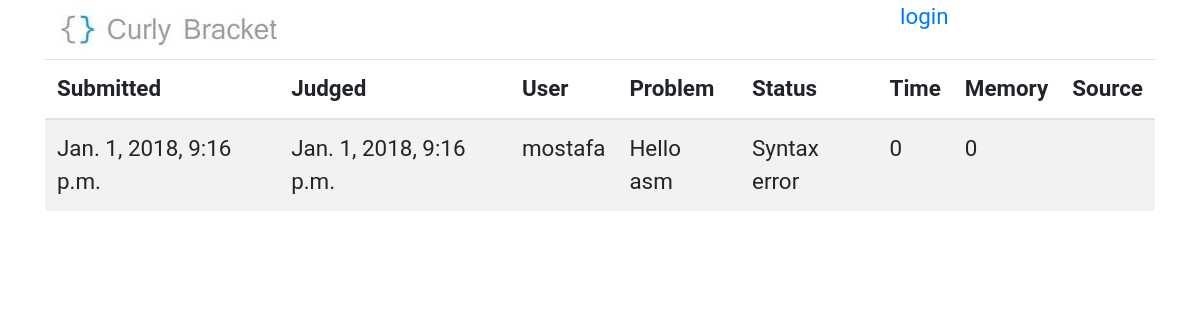
The page /user/622/submissions on the database as committed earlier.
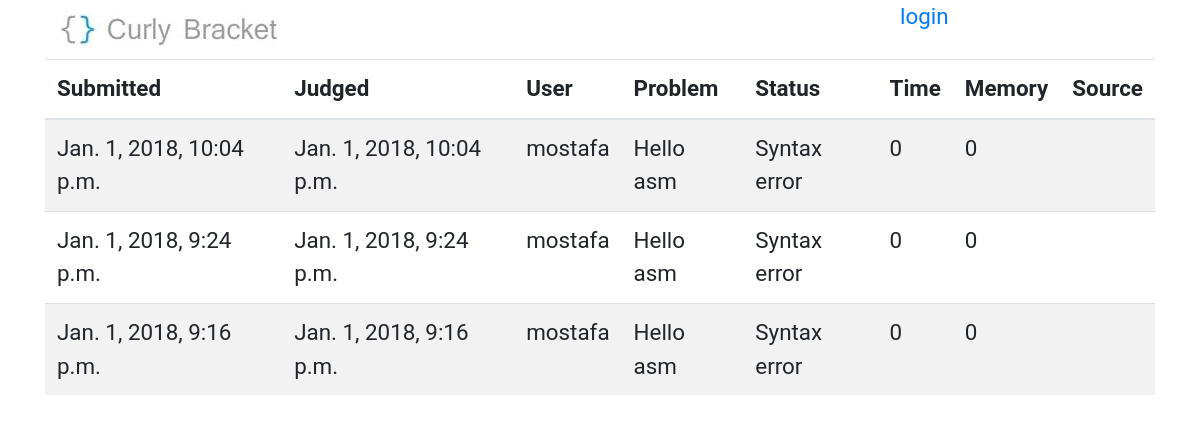
The same page on the database as committed later.
### BracketsOJ/models.py (models this page shows, shortened)
class submission(models.Model):
    user = models.ForeignKey(User, on_delete=models.CASCADE)
    time = models.IntegerField(null=True,blank=True)
    memory = models.IntegerField(null=True,blank=True)
    submitted = models.DateTimeField(auto_now_add=True, blank=True)
    judged = models.DateTimeField(null=True,blank=True)
    problem = models.ForeignKey(problem, on_delete=models.CASCADE)
    STATUSES = [
        ('AC', 'Accepted'),
        ('TL', 'Time Limit Exceeded'),
        ('ML', 'Memory Limit Exceeded'),
        ('WA', 'Wrong Answer'),
        ('RTE', 'Run Time Error'),
        ('QU', 'In queue'),
        ('CE', 'Syntax error'),
        ('FJ', 'Failed to judge')
    ]
    status = models.CharField(max_length=50, choices=STATUSES, null=True,blank=True)
    code = models.TextField(default="")

class problem(models.Model):
    title = models.CharField(max_length=50)
    time_limit = models.IntegerField(default=100)
    memory_limit = models.IntegerField(default=64)
    statement = models.CharField(max_length=500)
    input_section = models.CharField(max_length=500)
    output_section = models.CharField(max_length=500)
    samples = models.IntegerField(default=1)
    notes = models.CharField(max_length=200, blank=True, null=True)
    added = models.DateField(auto_now_add=True, blank=True)
    contest = models.ForeignKey(contest, on_delete=models.SET_NULL, null=True, blank=True)
    checker = models.CharField(max_length=50, default='ecmp')
    def __str__(self):
        return self.title

### BracketsOJ/views.py (the view)
# urls.py: re_path(r'^submissions/?(?P<page_id>\d+)?$', views.submissionView, name='submissions'),
def submissionView(request, page_id=1, contest_id=None, user_id=None):
    if contest_id is not None:
        contestObj = get_object_or_404(contest, id=contest_id, start_date__lte=datetime.now())
        if user_id is None:
            submissions_list = submission.objects.filter(problem__contest__id=contest_id)
        else:
            submissions_list = submission.objects.filter(problem__contest__id=contest_id, user__id=user_id)
    else:
        if user_id is None:
            submissions_list = submission.objects.all()
        else:
            submissions_list = submission.objects.filter(user__id=user_id)
        contestObj = None
    submissions_list = submissions_list.order_by('submitted').reverse()
    try:
        paginator = Paginator(submissions_list, 20)
        try:
            submissions_list = paginator.page(page_id)
        except PageNotAnInteger:
            submissions_list = paginator.page(1)
        except EmptyPage:
            submissions_list = paginator.page(paginator.num_pages)
        return render(request, 'submissions.html', {'submissions': submissions_list, 'contest': contestObj})
    except:
        raise SuspiciousOperation()

### templates/submissions.html (shortened to what this page needs)
{% extends 'base.html' %}
{% block content %}
        <div class="table-responsive">
            <table class="table table-striped">
                <thead>
                    <tr>
                        <th>
                            Submitted
                        </th>
                        <th>
                            Judged
                        </th>
                        <th>
                            User
                        </th>
                        <th>
                            Problem
                        </th>
                        <th>
                            Status
                        </th>
                        <th>
                            Time
                        </th>
                        <th>
                            Memory
                        </th>
                        <th>
                            Source
                        </th>
                    </tr>
                </thead>
                <tbody>
                    {% load tz %}
                    {% for submission in submissions %}
                        <tr>
                            <td>
                                {{ submission.submitted|localtime }}
                            </td>
                            <td>
                                {{ submission.judged|localtime }}
                            </td>
                            <td>
                                {{ submission.user }}
                            </td>
                            <td>
                                {{ submission.problem }}
                            </td>
                            <td>
                                {{ submission.get_status_display }}
                            </td>
                            <td>
                                {{ submission.time }}
                            </td>
                            <td>
                                {{ submission.memory }}
                            </td>
                            <td>
                            </td>
                        </tr>
                    {% endfor %}
                </tbody>
            </table>
        </div>
{% endblock %}

### templates/base.html (shortened to what this page needs)
<!DOCTYPE html>
<html lang="en">
    <head>
        <link rel="stylesheet" href="https://necolas.github.io/normalize.css/7.0.0/normalize.css">
        <link rel="stylesheet" href="https://maxcdn.bootstrapcdn.com/bootstrap/4.0.0-alpha.6/css/bootstrap.min.css">
    </head>
    <body class="container">
        {% load static %}
        <div class="row">
            <a class="col-3" href="{% url 'contests' %}"><img src="{% static 'img/logo.jpg' %}"/></a>
            <div class="offset-6 col-3">
                {% if not user.is_authenticated %}<a  href="{% url 'login' %}">login</a>{% endif %}
            </div>
        </div>
        {% block content %}
        {% endblock content %}
    </body>
</html>

### templates/base.html (style rules this page uses)
body { line-height: 1.5em; font-size: 1.4rem; font-family: "Roboto", "Lucida Grande", Verdana, Arial, sans-serif; padding-bottom: 47px; }

Rows that differ between the two databases and show on the page:
added submission: submitted "Jan. 1, 2018, 10:04 p.m.", judged "Jan. 1, 2018, 10:04 p.m.", user "mostafa", problem "Hello asm", status "Syntax error", time "0", memory "0"
added submission: submitted "Jan. 1, 2018, 9:24 p.m.", judged "Jan. 1, 2018, 9:24 p.m.", user "mostafa", problem "Hello asm", status "Syntax error", time "0", memory "0"
